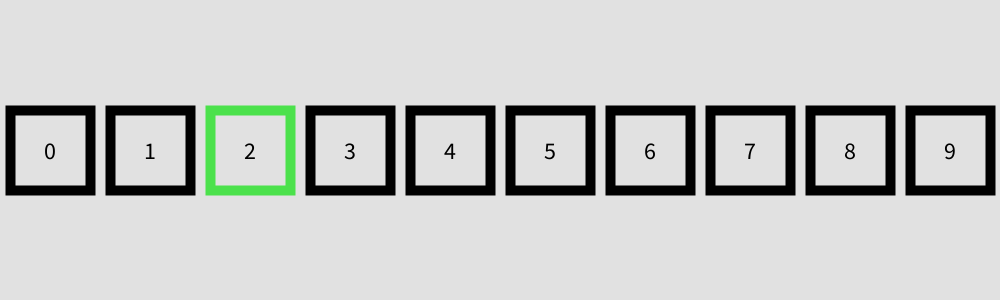
Frame 1 (no input)
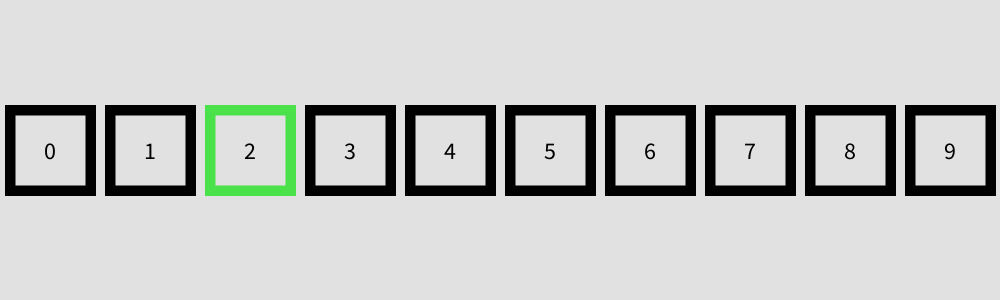
Frame 60 (the mouse pressed at the canvas centre just before this capture)
Frame 120 (the mouse held since frame 60 and released just before this capture): identical to frame 60, image omitted

The Processing sketch that drew these frames (run headless with seeded random() and noise(); from frame 60 on, the mouse is pressed at the canvas centre):

// Processing sketch: question_1
// ── question_1.pde
/*
    Create a new array of ten integers and fill the array with random numbers between 1 and 20 (inclusive).
    Find the index of the largest value in the array. If there is more than one, record the index of the first instance.
    Draw a series of evenly spaced rectangles on the screen. Label each rectangle with the corresponding random number in the array. (Extra: make the rectangles' heights be proportional to how big the random number is.)
    Highlight the rectangle that corresponds with the maximum number in another colour.
*/

int numberOfNumbers = 10;
int[] randoArray = new int[numberOfNumbers];

int highestValue = 0;
int highestValueIndex;

int rectangleSize = 80;
int rectangleSpace = 100;
int rectangeX = 50;

void settings() {
    int dynamicWidth = rectangleSpace * numberOfNumbers;
    size(dynamicWidth, 300);
}

void setup() {
    background(225);

    for (int i = 0; i < numberOfNumbers; i++) {
        randoArray[i] = int(random(1,20));
    }

    findHighestValue();
}

void findHighestValue() {
    for (int i = 0; i < numberOfNumbers; i++) {
        if (randoArray[i] > highestValue) {
            highestValue = randoArray[i];
            highestValueIndex = i;
        }
    }
}

void draw() {
    rectangles();
    numbers();
}

void rectangles() {
    fill(225);
    strokeWeight(10);
    rectMode(CENTER);

    for (int i = 0; i < numberOfNumbers; i++) {
        if (i == highestValueIndex) {
            stroke(75, 225, 75);
        } else {
            stroke(0);
        }
        square(rectangeX + (rectangleSpace*i), height/2, rectangleSize);
    }
}

void numbers() {
    fill(0);
    textSize(24);
    textAlign(CENTER, CENTER);

    for (int i = 0; i < numberOfNumbers; i++) {
        text(i, rectangeX + (rectangleSpace * i), height/2);
    }
}
